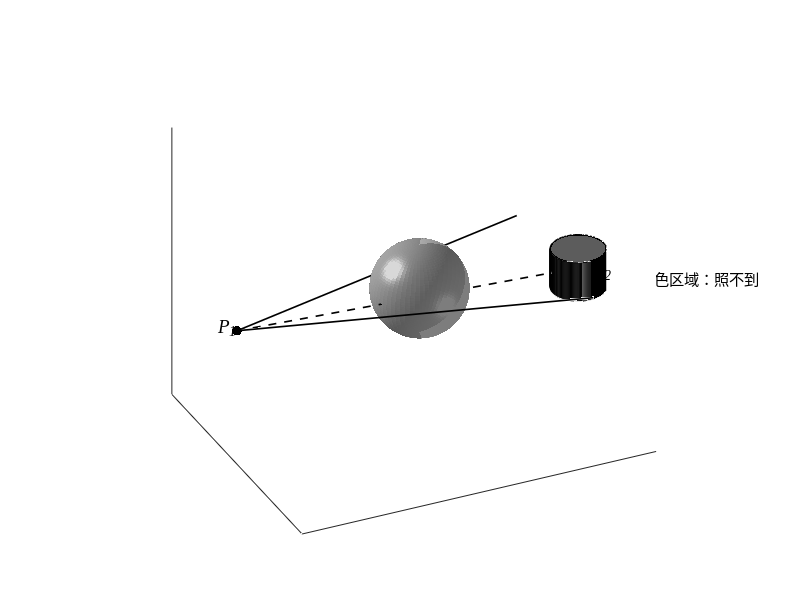
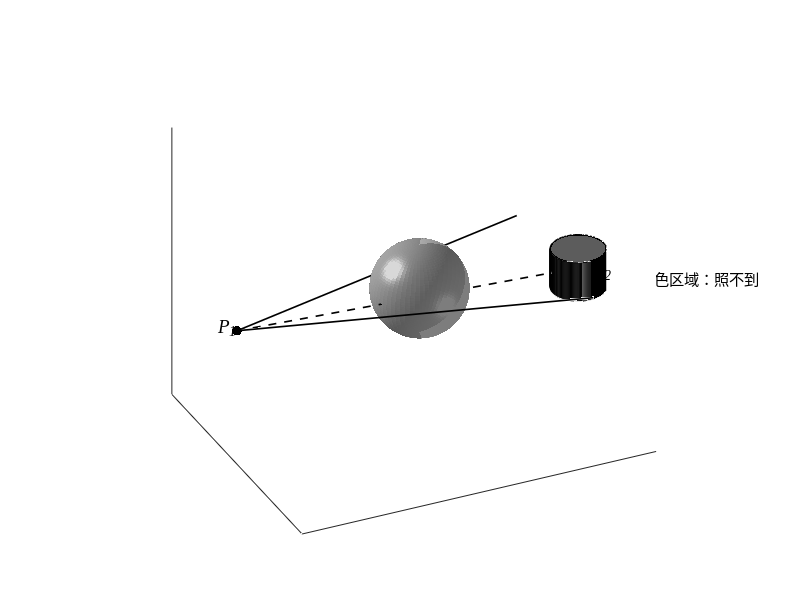

Source code (MATLAB) for these figures, in order:
%% 3D投影法有效遮挡示意图｜左→右：导弹‑烟幕球‑圆柱目标
%% 圆柱【左半边侧面白色(可被照到)，右半边侧面黑色(照不到)】
clear; clc; close all;

%% 几何参数：从左到右排布 P1(导弹) --- C(烟幕球) --- P2(圆柱目标)
P1 = [-10, 0, 0];        % 导弹P1【最左侧】
C  = [0, 0, 0];          % 烟幕球心C【中间】
r_smoke = 2.5;           % 烟幕球体半径
P2 = [8, -1.5, 0];       % 真目标圆柱中心P2【最右侧】
cyl_r = 1.4;             % 圆柱半径
cyl_h = 2.2;             % 圆柱高度

fig = figure('Color','w');
ax = axes('Parent',fig);
hold(ax,'on');
axis equal;

%% 光源
light('Position',[-12 8 10],'Style','infinite');
lighting gouraud;
material dull;

%% 1.绘制烟幕球体
[Xsp,Ysp,Zsp] = sphere(60);
Xsp = Xsp*r_smoke + C(1);
Ysp = Ysp*r_smoke + C(2);
Zsp = Zsp*r_smoke + C(3);
surf(ax,Xsp,Ysp,Zsp,'FaceColor',[0.75,0.75,0.75],'FaceAlpha',0.7,'EdgeColor','none');

% 球心C、半径r标注
scatter3(ax,C(1),C(2),C(3),40,'k','filled');
text(ax,C(1)+0.4,C(2)+0.3,C(3)+0.3,'\itC','FontSize',13,'FontName','Times New Roman');
plot3(ax,[C(1),C(1)+r_smoke],[C(2),C(2)],[C(3),C(3)],'k-','LineWidth',1.2);
text(ax,C(1)+1.0,C(2)+0.2,C(3)+0.3,'\itr','FontSize',13,'FontName','Times New Roman');

%% 2.导弹P1（最左边）
scatter3(ax,P1(1),P1(2),P1(3),50,'k','filled');
text(ax,P1(1)-0.9,P1(2)+0.4,P1(3)+0.2,'\itP_1','FontSize',14,'FontName','Times New Roman');

%% 3.计算两条外切线（P1到烟幕球的切线）
dx = C(1)-P1(1);
dy = C(2)-P1(2);
dz = C(3)-P1(3);
d = sqrt(dx^2+dy^2+dz^2);
alpha = asin(r_smoke/d);
beta = atan2(dy,dx);

L = 18;
ang1 = beta + alpha;
ang2 = beta - alpha;
t1x = P1(1)+L*cos(ang1); t1y = P1(2)+L*sin(ang1); t1z = P1(3);
t2x = P1(1)+L*cos(ang2); t2y = P1(2)+L*sin(ang2); t2z = P1(3);

plot3(ax,[P1(1),t1x],[P1(2),t1y],[P1(3),t1z],'k-','LineWidth',1.2);
plot3(ax,[P1(1),t2x],[P1(2),t2y],[P1(3),t2z],'k-','LineWidth',1.2);

%% 4.主视线 P1 -> P2 虚线
plot3(ax,[P1(1),P2(1)],[P1(2),P2(2)],[P1(3),P2(3)],'k--','LineWidth',1.2);

%% 5.绘制真目标圆柱
theta = linspace(0,2*pi,60);
x_cyl = cyl_r*cos(theta) + P2(1);
y_cyl = cyl_r*sin(theta) + P2(2);
z_low  = P2(3) - cyl_h/2;
z_high = P2(3) + cyl_h/2;

% =========圆柱左半边侧面：白色，可被照到=========
theta_illum = linspace(pi/2, 3*pi/2, 80);
xs_illum = P2(1) + cyl_r*cos(theta_illum);
ys_illum = P2(2) + cyl_r*sin(theta_illum);
X_illum = [xs_illum; xs_illum];
Y_illum = [ys_illum; ys_illum];
Z_illum = [z_low * ones(size(xs_illum)); z_high * ones(size(xs_illum))];
surf(ax, X_illum, Y_illum, Z_illum, 'FaceColor', 'w', 'EdgeColor', 'k');

% =========圆柱右半边侧面：黑色，照不到=========
theta_shadow = linspace(-pi/2, pi/2, 80);
xs_shadow = P2(1) + cyl_r*cos(theta_shadow);
ys_shadow = P2(2) + cyl_r*sin(theta_shadow);
X_shadow = [xs_shadow; xs_shadow];
Y_shadow = [ys_shadow; ys_shadow];
Z_shadow = [z_low * ones(size(xs_shadow)); z_high * ones(size(xs_shadow))];
surf(ax, X_shadow, Y_shadow, Z_shadow, 'FaceColor', 'k', 'EdgeColor', 'k');

% 圆柱上下底面
fill3(ax, x_cyl, y_cyl, z_low * ones(size(x_cyl)), 'w', 'EdgeColor', 'k');
fill3(ax, x_cyl, y_cyl, z_high * ones(size(x_cyl)), 'w', 'EdgeColor', 'k');

scatter3(ax, P2(1), P2(2), P2(3), 40, 'k', 'filled');
text(ax, P2(1)+0.5, P2(2)-0.6, P2(3), '\itP_2','FontSize',14,'FontName','Times New Roman');

% 外侧标注
text(ax, P2(1)+2.3, P2(2)-2.3, P2(3), '黑色区域：照不到','FontSize',11,'FontName','SimHei');

%% 视角：稍微俯视，物体从左到右排布
view(ax,-25,30);
grid off;
box off;
xticks([]); yticks([]); zticks([]);

%% 输出，传入fig句柄修复print报错
print(fig,'occlusion_schematic','-depsc');
savefig(fig,'occlusion_schematic.fig');

hold(ax,'off');
